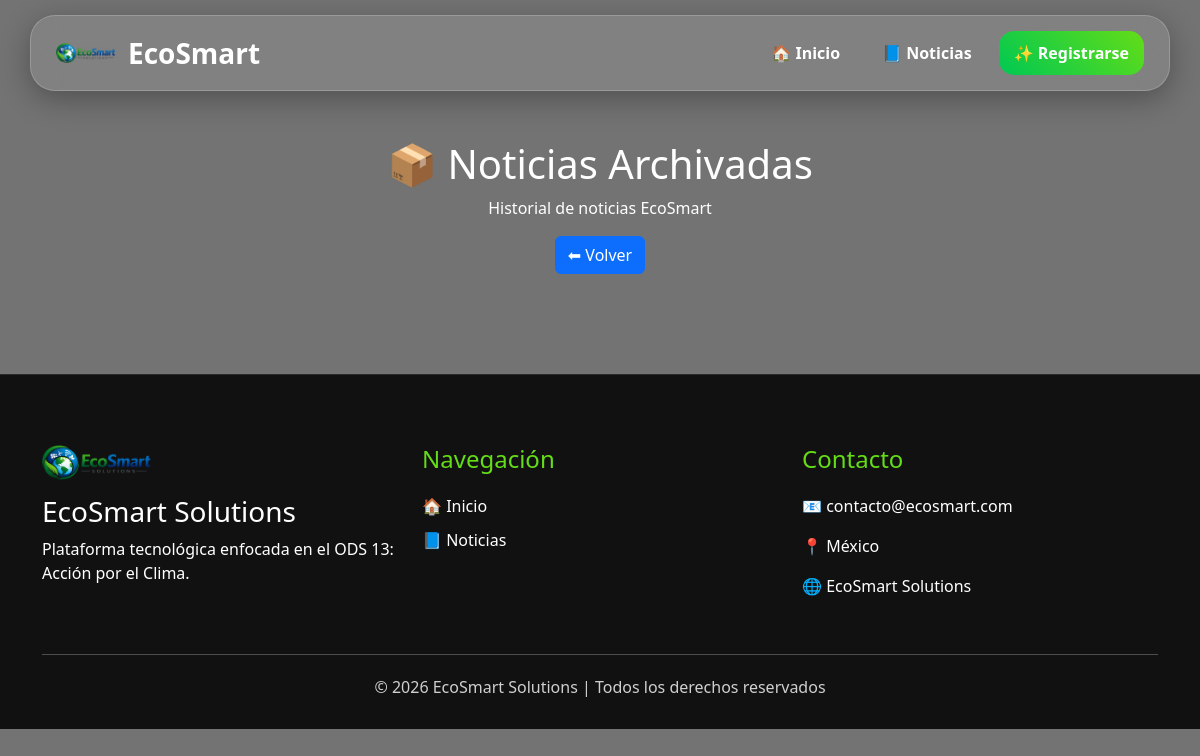
/noticias/noticias_archivadas.php, run on an earlier commit of the app's database.
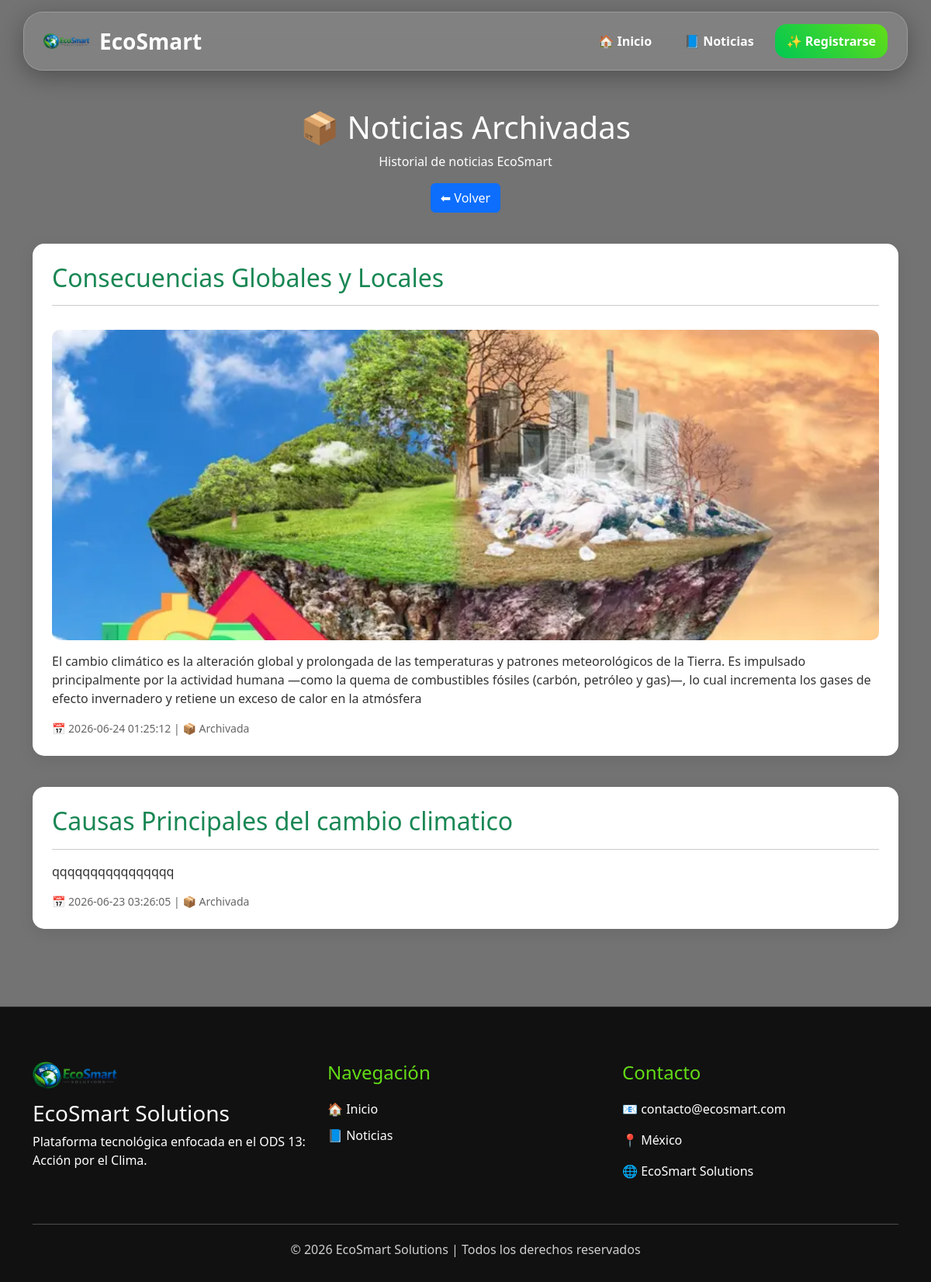
And on a later commit of the database.
### tables this page shows
CREATE TABLE `noticias` (
  `id` int(11) NOT NULL,
  `titulo` varchar(255) NOT NULL,
  `contenido` text NOT NULL,
  `imagen` varchar(255) DEFAULT NULL,
  `fecha` timestamp NOT NULL DEFAULT current_timestamp(),
  `estado` enum('activa','archivada') DEFAULT 'activa'
);

### noticias/noticias_archivadas.php (the view, shortened to what this page needs)
<?php
include __DIR__ . '/../config/conexion.php';
include __DIR__ . '/../includes/header.php';
include __DIR__ . '/../includes/navbar.php';
$noticias = mysqli_query(
    $conexion,
    "SELECT * FROM noticias
     WHERE estado='archivada'
     ORDER BY fecha DESC"
);
?>
<section class="page-header">
    <div class="container text-center">
        <h1>📦 Noticias Archivadas</h1>
        <p>Historial de noticias EcoSmart</p>
        <a href="Noticias.php" class="btn btn-primary">
            ⬅ Volver
        </a>
    </div>
</section>
<div class="container">
<?php while($n = mysqli_fetch_assoc($noticias)): ?>
    <div class="section-box">
        <h2><?= htmlspecialchars($n['titulo']) ?></h2>
        <hr>
        <?php if(!empty($n['imagen'])): ?>
            <img src="/EcoSmart/assets/img/noticias/<?= $n['imagen'] ?>"
                 style="max-width:100%; border-radius:10px;">
        <?php endif; ?>
        <p><?= nl2br(htmlspecialchars($n['contenido'])) ?></p>
        <small>
            📅 <?= $n['fecha'] ?>
            | 📦 Archivada
        </small>
    </div>
<?php endwhile; ?>
</div>
<?php include __DIR__ . '/../includes/footer.php'; ?>

### includes/header.php (shortened to what this page needs)
<!DOCTYPE html>
<html lang="es">
<head>
<link
href="https://cdn.jsdelivr.net/npm/bootstrap@5.3.3/dist/css/bootstrap.min.css"
rel="stylesheet">
<link
href="https://cdnjs.cloudflare.com/ajax/libs/font-awesome/6.5.2/css/all.min.css"
rel="stylesheet">
<link rel="stylesheet"
href="/ECOSMART/assets/css/main.css">
<link rel="stylesheet"
href="/ECOSMART/assets/css/navbar.css">
<link rel="stylesheet"
href="/ECOSMART/assets/css/hero.css">
<link rel="stylesheet"
href="/ECOSMART/assets/css/cards.css">
<link rel="stylesheet"
href="/ECOSMART/assets/css/forms.css">
<link rel="stylesheet"
href="/ECOSMART/assets/css/admin.css">
<link rel="stylesheet"
href="/ECOSMART/assets/css/footer.css">
<link rel="stylesheet"
href="/ECOSMART/assets/css/responsive.css">
<link rel="stylesheet"
href="/EcoSmart/assets/css/noticias.css">
<link rel="stylesheet"
href="/EcoSmart/assets/css/noticias_admin.css">
</head>
<body>

### includes/navbar.php (shortened to what this page needs)
<nav class="floating-navbar">
    <div class="logo">
        <a href="/EcoSmart/index.php" class="logo-link">
            <img src="/EcoSmart/assets/img/logo.png" alt="EcoSmart" class="logo-img">
            <span>EcoSmart</span>
        </a>
    </div>
    <div class="nav-links">
        <a href="/EcoSmart/index.php">
            🏠 Inicio
        </a>
        <a href="/EcoSmart/noticias/Noticias.php">
            📘 Noticias
        </a>
        <?php if(isset($_SESSION['usuario'])): ?>
            <div class="user-dropdown">
                <button type="button" class="user-btn" id="consumoBtn">
                    ⚡ Consumos
                    <span class="arrow">▼</span>
                </button>
                <div id="consumoMenu" class="user-menu">
                    <a href="/EcoSmart/paginas/consumo.php">
                        ⚡ Energía Eléctrica
                    </a>
                    <a href="/EcoSmart/paginas/consumo_agua.php">
                        💧 Consumo de Agua
                    </a>
                    <a href="/EcoSmart/paginas/consumo_gas.php">
                        ⛽ Consumo de Gas
                    </a>
                    <a href="/EcoSmart/paginas/comparativas.php">
                        📊 Comparativas
                    </a>
                </div>
            </div>
            <?php
            $foto = "default.avif";
            if(isset($_SESSION['foto']) && !empty($_SESSION['foto'])){
                $foto = $_SESSION['foto'];
            }
            ?>
            <div class="user-dropdown">
                <button type="button" class="user-btn" id="userBtn">
                    <img src="/EcoSmart/uploads/perfiles/<?php echo $foto; ?>"
                         alt="Perfil"
                         class="navbar-profile"
                         onerror="this.src='/EcoSmart/uploads/perfiles/default.avif';">
                    <span><?= htmlspecialchars($_SESSION['usuario']) ?></span>
                    <span class="arrow">▼</span>
                </button>
                <div id="userMenu" class="user-menu">
                    <a href="/EcoSmart/perfil.php">
                        👤 Mi Perfil
                    </a>
                    <a href="/EcoSmart/dashboard_usuario.php">
                        📜 Mi Historial
                    </a>
                    <a href="/EcoSmart/paginas/registrar_reciclaje.php">
                        ♻️ Registrar Reciclaje
                    </a>
                    <a href="/EcoSmart/top_usuarios.php">
                        🏆 Ranking Ecológico
                    </a>
                    <hr>
                    <?php if(isset($_SESSION['rol']) && $_SESSION['rol'] === 'admin'): ?>
                        <a href="/EcoSmart/admin/dashboard.php">
                            👑 Panel Admin
                        </a>
                        <a href="/EcoSmart/admin/usuarios.php">
                            👥 Usuarios
                        </a>
                        <hr>
                    <?php endif; ?>
                    <a href="/EcoSmart/auth/logout.php">
                        🚪 Cerrar Sesión
                    </a>
                </div>
            </div>
        <?php else: ?>
            <a href="/EcoSmart/auth/registro.php" class="register-btn">
                ✨ Registrarse
            </a>
        <?php endif; ?>
    </div>
</nav>

### includes/footer.php (shortened to what this page needs)
<footer class="footer">
    <div class="container">
        <div class="row gy-4">
            <div class="col-md-4">
                <img
                    src="/EcoSmart/assets/img/logo.png"
                    alt="EcoSmart"
                    class="footer-logo">
                <h3>EcoSmart Solutions</h3>
                <p>
                    Plataforma tecnológica enfocada en el ODS 13:
                    Acción por el Clima.
                </p>
            </div>
            <div class="col-md-4">
                <h4>Navegación</h4>
                <ul class="footer-links">
                    <li>
                        <a href="/EcoSmart/index.php">🏠 Inicio</a>
                    </li>
                    <li>
                        <a href="/EcoSmart/noticias/Noticias.php">📘 Noticias</a>
                    </li>
                </ul>
            </div>
            <div class="col-md-4">
                <h4>Contacto</h4>
                <p>📧 contacto@ecosmart.com</p>
                <p>📍 México</p>
                <p>🌐 EcoSmart Solutions</p>
            </div>
        </div>
        <hr class="footer-line">
        <div class="footer-copy">
            © 2026 EcoSmart Solutions | Todos los derechos reservados
        </div>
    </div>
</footer>

### assets/css/main.css (style rules this page uses)
* { margin:0; padding:0; box-sizing:border-box; }
html { scroll-behavior:smooth; }
body { padding-top:140px; font-family:'Segoe UI',sans-serif; background: linear-gradient( rgba(0,0,0,.55), rgba(0,0,0,.55) ), url('https://images.unsplash.com/photo-1497436072909-f5e4be8c8e8d'); background-size:cover; background-position:center; background-attachment:fixed; color:white; }
.section-box { background:rgba(255,255,255,.92); color:#333; padding:50px; margin:40px 0; border-radius:30px; box-shadow: 0 10px 30px rgba(0,0,0,.25); }
.section-box h2 { color:#0d6e3f; margin-bottom:20px; }

### assets/css/navbar.css (style rules this page uses)
.floating-navbar { position:fixed; top:15px; left:50%; transform:translateX(-50%); width:95%; padding:15px 25px; background:rgba(255,255,255,.10); backdrop-filter:blur(15px); border:1px solid rgba(255,255,255,.2); border-radius:25px; display:flex; justify-content:space-between; align-items:center; z-index:9999; box-shadow:0 8px 30px rgba(0,0,0,.3); }
.logo { display:flex; align-items:center; }
.logo-link { display:flex; align-items:center; gap:12px; text-decoration:none; color:white; font-size:28px; font-weight:bold; }
.logo-img { width:60px; animation:floatLogo 3s ease-in-out infinite; }
.nav-links { display:flex; align-items:center; gap:12px; flex-wrap:wrap; }
.nav-links a { text-decoration:none; color:white; font-weight:600; padding:10px 15px; border-radius:15px; transition:.3s; }
.register-btn { background:linear-gradient( 45deg, #00c853, #64dd17 ); color:white !important; font-weight:bold; }

### assets/css/footer.css (style rules this page uses)
.footer { margin-top: 100px; background: rgba(0,0,0,.85); backdrop-filter: blur(15px); padding: 70px 0 30px; border-top: 1px solid rgba(255,255,255,.1); }
.footer-logo { width: 110px; margin-bottom: 15px; transition: .4s; }
.footer h4 { color: #64dd17; margin-bottom: 20px; }
.footer-links { list-style: none; padding: 0; }
.footer-links li { margin-bottom: 10px; }
.footer-links a { color: white; text-decoration: none; transition: .3s; }
.footer-line { margin: 40px 0 20px; }
.footer-copy { text-align: center; opacity: .8; }

### assets/css/noticias.css (style rules this page uses)
.section-box { background:#fff; border-radius:15px; padding:25px; margin-bottom:25px; box-shadow:0 5px 20px rgba(0,0,0,.08); transition:.3s; }
.section-box img { width:100%; max-height:400px; object-fit:cover; border-radius:12px; margin:15px 0; }
.section-box h2 { color:#198754; margin-bottom:10px; }
.section-box small { color:#666; display:block; margin-top:10px; }

### assets/css/noticias_admin.css (style rules this page uses)
a { text-decoration: none; }

What changed in the data, as far as the page shows it:
added noticias: titulo "Consecuencias Globales y Locales", imagen (picture), contenido "El cambio climático es la alteración global y prolongada de las temperaturas y patrones meteorológicos de la Tierra. Es impulsado principalmente por la actividad humana —como la quema de combustibles fósiles (carbón, petróleo y gas)—, lo cual incrementa los gases de efecto invernadero y retiene un exceso de calor en la atmósfera", fecha "2026-06-24 01:25:12"
added noticias: titulo "Causas Principales del cambio climatico", contenido "qqqqqqqqqqqqqqqq", fecha "2026-06-23 03:26:05"
